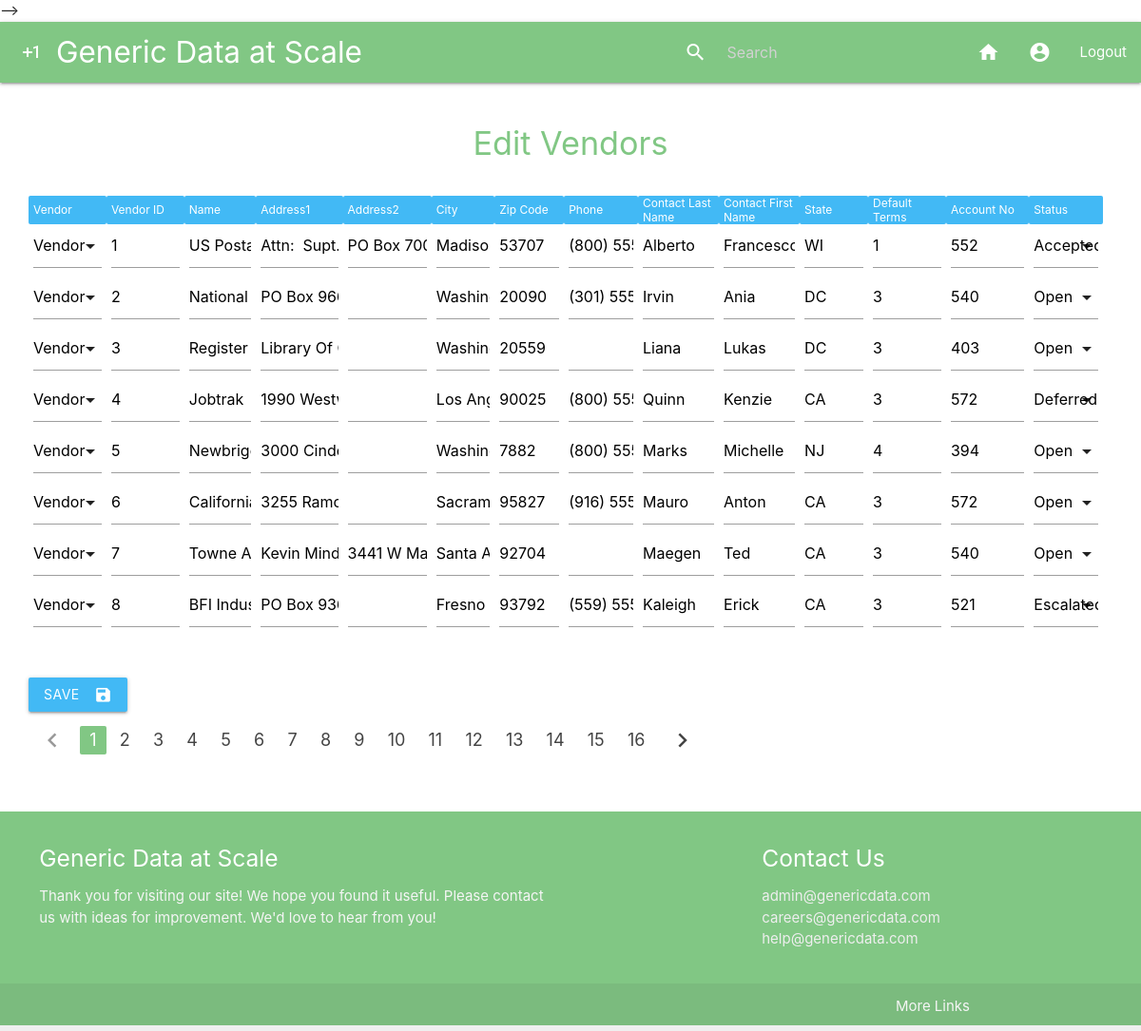
Screenshot of /generic_update/Vendor/ (signed in) with the database file from the repository.
### main/models.py (models this page shows)
class Schema(models.Model):
    schema_name = models.CharField("schema name", max_length=200, blank=False)
    schema_description = models.CharField("schema_description", max_length=200, blank=True)
    string1 = models.CharField("string1", max_length=200, blank=False)
    string2 = models.CharField("string2", max_length=200, blank=True)
    string3 = models.CharField("string3", max_length=200, blank=True)
    string4 = models.CharField("string4", max_length=200, blank=True)
    string5 = models.CharField("string5", max_length=200, blank=True)
    string6 = models.CharField("string6", max_length=200, blank=True)
    string7 = models.CharField("string7", max_length=200, blank=True)
    string8 = models.CharField("string8", max_length=200, blank=True)
    string9 = models.CharField("string9", max_length=200, blank=True)
    string10 = models.CharField("string10", max_length=200, blank=True)
    date1 = models.CharField("date1", max_length=200, blank=True)
    date2 = models.CharField("date2", max_length=200, blank=True)
    date3 = models.CharField("date3", max_length=200, blank=True)
    date4 = models.CharField("date4", max_length=200, blank=True)
    date5 = models.CharField("date5", max_length=200, blank=True)
    float1 = models.CharField("float1", max_length=200, blank=True)
    float2 = models.CharField("float2", max_length=200, blank=True)
    float3 = models.CharField("float3", max_length=200, blank=True)
    float4 = models.CharField("float4", max_length=200, blank=True)
    float5 = models.CharField("float5", max_length=200, blank=True)
    int1 = models.CharField("int1", max_length=200, blank=True)
    int2 = models.CharField("int2", max_length=200, blank=True)
    int3 = models.CharField("int3", max_length=200, blank=True)
    int4 = models.CharField("int4", max_length=200, blank=True)
    int5 = models.CharField("int5", max_length=200, blank=True)
    status = models.CharField("status", max_length=200, blank=True)
    photo = models.ImageField(upload_to="media",
                                     default = os.path.join(settings.MEDIA_URL,"placeholder.jpeg"))
    class Meta():
        verbose_name_plural = "Schemas"
    def __str__(self):
        return self.schema_name

### main/views.py (the view)
# urls.py: path("generic_update/<schema>/", views.generic_update_paginate, name="generic_update_paginate"), # with pagination
@login_required(login_url="/login/")
def generic_update_paginate(request, schema):
    context = {}
    title = f"Edit {schema}s"
    context["title"] = title
    context["schema"] = schema
    generic_fields = []
    specific_fields = []
    fieldnames = [field.name for field in Schema._meta.get_fields()]
    fieldnames.remove("schema_description")
    fieldnames.remove("generic")
    for field in fieldnames:
        fname = getattr(Schema.objects.all().filter(schema_name__exact=schema)[0], field)
        if fname != "INACTIVE":
            generic_fields.append(field)
            specific_fields.append(fname)
    context["generic_fields"] = generic_fields
    context["specific_fields"] = specific_fields
    GenericFormset = modelformset_factory(model=Generic, form=Generic_Form, extra=0)
    if request.method == "POST":
        formset = GenericFormset(request.POST)
        if formset.is_valid():
            instances = formset.save(commit=False)
            for instance in instances:
                instance.save()
            messages.success(request, f"Records updated")
            return redirect(f"/generic_update/{schema}/")
        else:
            if request.POST: # So don't get error when first load page (GET request)
                messages.error(request, formset.errors)
    else:
        query = Generic.objects.filter(schema_name__schema_name=schema)
        num_forms_per_page = 8 # for pagination
        paginator = Paginator(query, num_forms_per_page) # show 10 forms per page
        page = request.GET.get("page")
        try:
            objects = paginator.page(page)
        except PageNotAnInteger:
            objects = paginator.page(1)
        except EmptyPage:
            objects = paginator.page(paginator.num_pages)
        page_query = query.filter(id__in=[object.id for object in objects])
        formset = GenericFormset(queryset=page_query)
        context["formset"] = formset
        context["objects"] = objects
        return render(request, "main/generic_update_paginate_materialize.html", context)

### main/templates/main/generic_update_paginate_materialize.html (shortened to what this page needs)
{% extends 'main/header.html' %}
{% block content %}
{% load static %}
    <h4 style="color: #81C784; text-align: center;">{{ title }}</h4>
    <br>
     {% if objects.has_other_pages %}
        <form method="post">{% csrf_token %}
            <table class="highlight" style="width: 100%;">
                <thead style="background-color: #42b9f5; color: white; font-size: 12px;">
                    <tr>
                        {% for name in specific_fields|slice:"1:-1" %}
                            <th style="font-weight: normal;">{{ name }}</th>
                        {% endfor %}
                    </tr>
                </thead>
                <tbody>
                    {% for form in formset %}
                        <tr>
                            {% for field in form %}
                                {% if field.name in generic_fields %}
                                    <td>{{ field }}</td>
                                {% endif %}
                            {% endfor %}
                        </tr>
                    {% endfor %}
                </tbody>
            </table>
            <br>
            <br>
            <button class="btn waves-effect waves-light" type="submit" name="action" style="background-color: #42b9f5;">Save
                <i class="material-icons right">save</i>
            </button>
        </form>
        <ul class="pagination">
        {% if objects.has_previous %}
            <li class="waves-effect"><a href="?page=
                    {{ objects.previous_page_number }}{% if request.GET.q %}&q={{ request.GET.q }}{% endif %}"><i
                    class="material-icons">chevron_left</i></a></li>
        {% else %}
            <li class="disabled"><a href="#!"><i class="material-icons">chevron_left</i></a></li>
        {% endif %}
        {% for num in objects.paginator.page_range %}
            {% if objects.number == num %}
                <li class="active"><a href="#!">{{ num }}</a></li>
            {% else %}
                <li class="waves-effect"><a
                        href="?page={{ num }}{% if request.GET.q %}&q={{ request.GET.q }}{% endif %}">{{ num }}</a></li>
            {% endif %}
        {% endfor %}
        {% if objects.has_next %}
            <li class="waves-effect"><a
                    href="?page={{ objects.next_page_number }}{% if request.GET.q %}&q={{ request.GET.q }}{% endif %}"><i
                    class="material-icons">chevron_right</i></a></li>
        {% else %}
            <li class="disabled"><a href="#!"><i class="material-icons">chevron_right</i></a></li>
        {% endif %}
    </ul>
    {% else %}
        <p>There are no objects.</p>
    {% endif %}
    <br>
    <br>
{% endblock %}

### rows the page displays
Schema: specific_fields "Vendor" "Vendor ID" "Name" "Address1" "Address2" "City" "Zip Code" "Phone" "Contact Last Name" "Contact First Name" "State" "Default Terms" "Account No" "Status"

### other values shown
{{ title }} "Edit Vendors"
{{ num }} "1"
{{ num }} "2" "3" "4" "5" "6" "7" "8" "9" "10" "11" "12" "13" "14" "15" "16"
